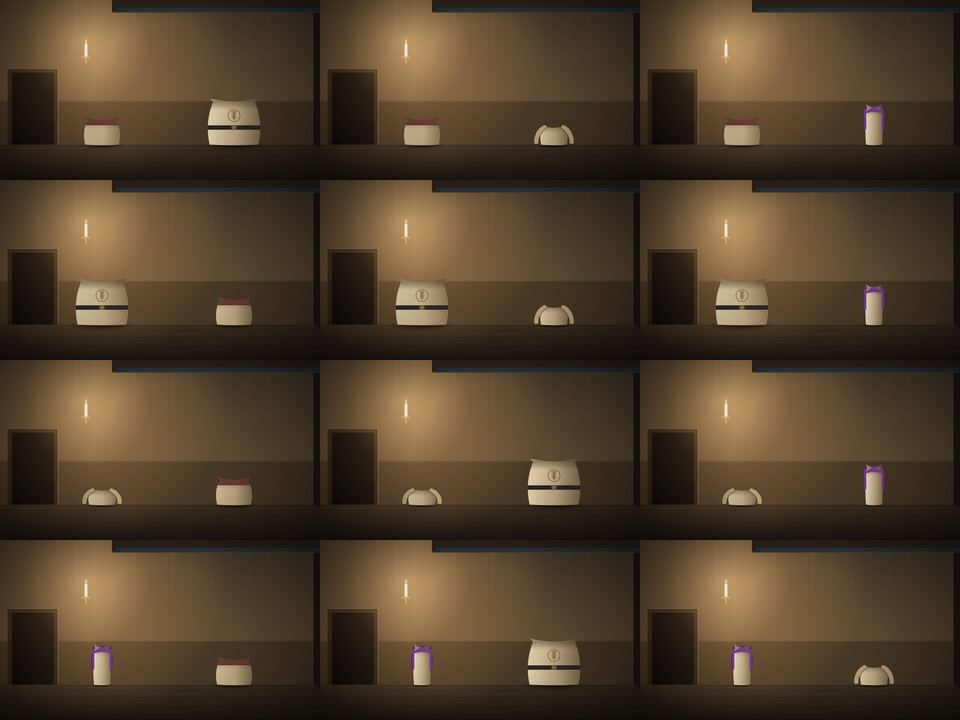
#> input picture paeleo/abominable-house/journal-img/08.jpg, 960 x 720 px
$ python -i test_shot.py   (imports and definitions only)
#> lines starting #> are read from the running program, lines starting #| are printed output that depends on the picture
### paeleo/scion/oulipo/films/kit.py
"""Handmade film kit for the Oulipo SCION proofs.

Everything here is drawn and synthesized from scratch: frames are painted with
PIL from code, sound is built sample by sample with numpy, and ffmpeg only
encodes the result. No stock footage, no generated imagery, no sample packs.

A film script looks like:

    from kit import Film, Ink, ...
    film = Film("anemic-cinema", seconds=22)
    def frame(t, ink):           # ink is an Ink canvas for this frame
        ink.paper()
        ink.line([(100, 100), (400, 300)], width=3)
    film.picture(frame)
    film.sound(lambda mix: mix.bell(2.0))
    film.render()

Run from this directory:  python3 films/<slug>.py   (writes assets/films/<slug>.mp4 + .webp)
"""

from __future__ import annotations

import math
import os
import random
import subprocess
import sys
import tempfile
import wave
from pathlib import Path

import numpy as np
from PIL import Image, ImageChops, ImageDraw, ImageFilter, ImageFont

HERE = Path(__file__).resolve().parent
PROJECT = HERE.parent
OUT = PROJECT / "assets" / "films"
FONTS = PROJECT / "assets" / "fonts"

W, H = 960, 540
FPS = 24
RATE = 44100

# Palette shared with operator.css so the films sit on the page.
PAPER = (243, 239, 228)
PAGE = (250, 247, 239)
INK = (36, 32, 29)
MUTED = (101, 92, 82)
RULE = (210, 199, 184)
ACCENT = (129, 44, 58)
WASH = (235, 224, 209)
BRASS = (176, 138, 62)
NIGHT = (22, 22, 28)


# ---------------------------------------------------------------- easing ---

def clamp(x, lo=0.0, hi=1.0):
    return lo if x < lo else hi if x > hi else x


# [5 lines left out: function ramp, not called in this run]


def smooth(x):
    x = clamp(x)
    return x * x * (3 - 2 * x)


def ease(t, a, b):
    return smooth(ramp(t, a, b))


def lerp(a, b, x):
    return a + (b - a) * x


def lerp2(p, q, x):
    return (lerp(p[0], q[0], x), lerp(p[1], q[1], x))


def mix_color(c1, c2, x):
    return tuple(int(round(lerp(a, b, clamp(x)))) for a, b in zip(c1, c2))


def window(t, a, b):
    """True while a <= t < b."""
    return a <= t < b


# ----------------------------------------------------------------- fonts ---

_font_cache = {}


# [10 lines left out: function font, not called in this run]


# ----------------------------------------------------------------- canvas ---

class Ink:
    """A drawing surface with a hand-made line.

    `boil` re-seeds the jitter a few times per second so lines shimmer the way
    redrawn animation drawings do. Set boil=0 for rock-steady geometry.
    """

    # [15 lines left out: functions __init__, paper, not called in this run]

    def fill(self, color):
        self.d.rectangle([0, 0, self.w, self.h], fill=color)

    # -- jitter
    def j(self, amount=None):
        a = self.wobble if amount is None else amount
        return self.rng.uniform(-a, a)

    # [42 lines left out: functions _rough, line, stroke, poly, not called in this run]

    def rect(self, x0, y0, x1, y1, fill=None, color=INK, width=2.5, alpha=255, rough=True):
        self.poly([(x0, y0), (x1, y0), (x1, y1), (x0, y1)], fill, color, width, alpha, rough)

    # [47 lines left out: functions circle, ellipse, arc, hatch, text, not called in this run]

    def text_size(self, s, kind="sans", size=28):
        box = self.d.textbbox((0, 0), s, font=font(kind, size))
        return box[2] - box[0], box[3] - box[1]

    # [10 lines left out: function caption, not called in this run]

    def label(self, xy, s, size=14, color=MUTED, alpha=255, anchor="la"):
        self.text(xy, s, "mono", size, color, anchor=anchor, alpha=alpha)

    # [23 lines left out: functions card, paste, layer, not called in this run]

    def vignette(self, strength=0.35):
        self._vignette = strength

    # [7 lines left out: function finish, not called in this run]


_vcache = {}


# [9 lines left out: function _vignette_mask, not called in this run]


_grain_bank = None


# [18 lines left out: function _add_grain, not called in this run]


# ------------------------------------------------------------------ sound ---

class Mix:
    """A mono/stereo sound bed built from first principles."""

    # [6 lines left out: function __init__, not called in this run]

    def t(self, seconds):
        return np.arange(int(seconds * self.rate)) / self.rate

    # [45 lines left out: functions add, env, tone, noise, not called in this run]

    def lowpass(self, x, cutoff):
        return self.band(x, 0, cutoff)

    # [23 lines left out: functions band, bell, ring, not called in this run]

    def click(self, at, gain=0.3, pan=0.0, bright=4000, seconds=0.03):
        x = self.noise(seconds) * np.exp(-np.linspace(0, 8, int(seconds * self.rate)))
        self.add(self.band(x, 200, bright), at, gain, pan)

    # [51 lines left out: functions thud, step, steps, drone, room, wind and 1 more, not called in this run]

    def note(self, at, freq, seconds=0.4, gain=0.18, pan=0.0, wave="tri", attack=0.01, decay=0.25, sustain=0.3):
        sig = self.tone(freq, seconds, wave) * self.env(int(seconds * self.rate), attack, decay, sustain, 0.08)
        self.add(sig, at, gain, pan)

    # [37 lines left out: functions pluck, murmur, not called in this run]

    def whoosh(self, at, seconds=0.5, gain=0.12, pan=0.0):
        x = self.band(self.noise(seconds), 300, 5000) * np.hanning(int(seconds * self.rate))
        self.add(x, at, gain, pan)

    # [24 lines left out: functions reverb, master, not called in this run]


# ------------------------------------------------------------------- film ---

class Film:
    def __init__(self, slug, seconds, size=(W, H), fps=FPS, boil=8, wobble=1.2, seed=0):
        self.slug = slug
        self.seconds = seconds
        self.size = size
        self.fps = fps
        self.boil = boil
        self.wobble = wobble
        self.seed = seed
        self._picture = None
        self._sound = None
        self.poster_at = seconds * 0.4

    def picture(self, fn):
        self._picture = fn
        return fn

    def sound(self, fn):
        self._sound = fn
        return fn

    # [178 lines left out: functions frame, render, figure, key_shape, envelope, bench and 3 more, not called in this run]

### paeleo/scion/oulipo/films/swarm/exercices-de-style/test-shot-build/test_shot.py
"""TEST SHOT S5c (film 51.5-58.0 s): the key narrates beat 5. 6.5 s, 960x540, 24 fps.

Material: FORAGED Agence Rol 1917 print (PD) cut by GrabCut + trimap matte and rigged as an FK puppet;
FORAGED CC0 Index of American Design watercolour key (Edna C. Rex, NGA 24027); FORAGED sound
(footsteps CC BY-SA 4.0, thud PD, 1935 optical-track room tone). HANDMADE: cut-paper bench/door, page,
type. Rendered through films/kit.py (Film/Mix), unedited. Run: python3 -I test_shot.py [--stills t ...]
"""
import sys, math, wave, json
from pathlib import Path
import numpy as np
from PIL import Image, ImageDraw, ImageFilter, ImageFont, ImageChops

sys.path.insert(0, '/home/user/bolas/paeleo/scion/oulipo/films')
import kit
from kit import Film, ease, ramp, smooth, clamp, lerp

M = Path('/home/user/bolas/paeleo/scion/oulipo/films/sources/exercices-de-style/test-shot')
OUTDIR = Path('/home/user/bolas/paeleo/scion/oulipo/films/swarm/exercices-de-style')
W, H, FPS, DUR = 960, 540, 24, 6.5
# [1 line not run here, left out]

# ---------------------------------------------------------------- palette (sampled from the reference)
PAGE = (253, 219, 140)      # #fddb8c median page
PAGE_HI = (254, 228, 152)   # #fee498
PAGE_TOP = (255, 239, 178)  # #ffefb2
GHOST = (253, 239, 177)     # #fdefb1, LIGHTER than the page
RED = (214, 40, 10)         # #d6280a
BLACK = (25, 19, 4)         # #191304
GREEN = (40, 55, 22)        # #283716
CREAM = (236, 228, 196)     # bus cream
BAND = (142, 132, 123)      # #8e847b
SHADOW = (92, 58, 14)

F = '/usr/share/fonts/truetype/'
def fnt(p, s): return ImageFont.truetype(p, s)
SERIF_I = F + 'liberation/LiberationSerif-Italic.ttf'
HUMAN = F + 'crosextra/Carlito-Regular.ttf'
HUMAN_B = F + 'crosextra/Carlito-Bold.ttf'
FACES = [F + 'liberation/LiberationSerif-BoldItalic.ttf', '/usr/share/fonts/opentype/inter/Inter-Black.otf',
         F + 'crosextra/Caladea-Italic.ttf', F + 'dejavu/DejaVuSerif-Bold.ttf', F + 'freefont/FreeSansBold.ttf',
         F + 'crosextra/Carlito-BoldItalic.ttf', F + 'liberation/LiberationSerif-Regular.ttf']

rs = np.random.RandomState(5)

def blurnoise(h, w, sigma, seed):
#> called with h = 540, w = 1160, sigma = 40, seed = 1
    r = np.random.RandomState(seed).normal(0, 1, (h, w)).astype(np.float32)
    im = Image.fromarray(((r * 40) + 128).clip(0, 255).astype(np.uint8)).filter(ImageFilter.GaussianBlur(sigma))
    a = np.asarray(im, np.float32) - 128
    return a / (np.abs(a).max() + 1e-6)

# ---------------------------------------------------------------- the printed page (static paper mottle)
def make_page():
    m = 0.55 * blurnoise(H, W + 200, 40, 1) + 0.45 * blurnoise(H, W + 200, 9, 2)
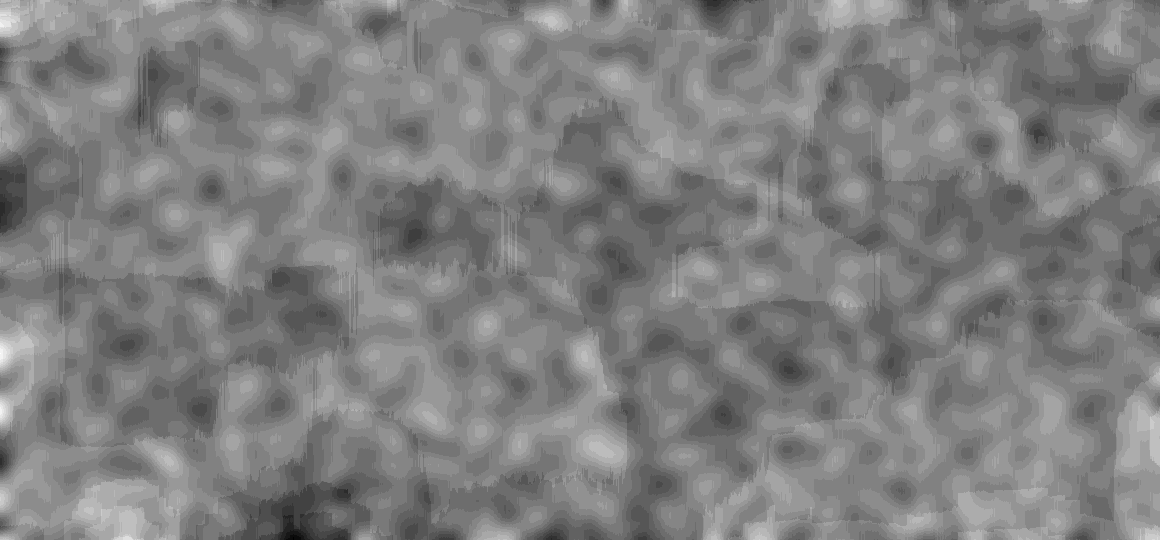
#> m: shape (540, 1160) float32; min -0.669, max 0.542, mean -0.0623; drawn with min black and max white
    m = (m - m.min()) / (m.max() - m.min())
    p = np.array(PAGE, np.float32); hi = np.array(PAGE_HI, np.float32); top = np.array(PAGE_TOP, np.float32)
    x = m[..., None]
    a = np.where(x < 0.62, p + (hi - p) * (x / 0.62), hi + (top - hi) * ((x - 0.62) / 0.38) * 0.5)
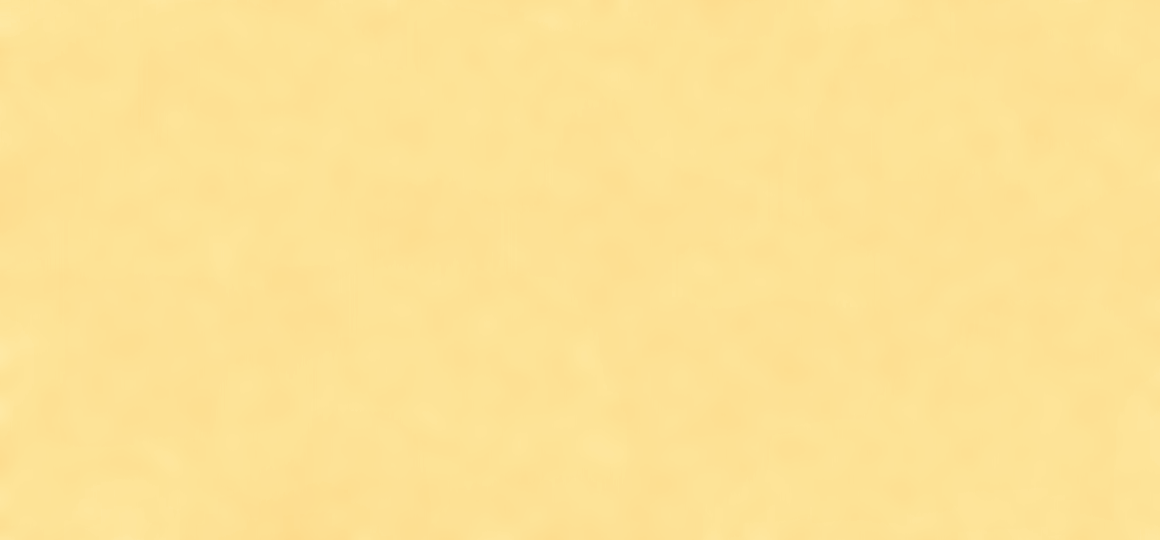
#> a: shape (540, 1160, 3) float32; mean of channels 0, 1, 2 254.7, 225.3, 150; drawn as R, G, B
    a = p * 0.5 + a * 0.5 + (hi - p) * 0.25
    return Image.fromarray(a.clip(0, 255).astype(np.uint8))
#> returned value: PIL image 1160x540 RGB
PAGE_IMG = make_page()

# [20 lines left out: functions fibre, cut_paper, not called in this run]

def lift_shadow(layer, off=(2, 3), blur=3.5, alpha=0.30):
    a = layer.getchannel('A').filter(ImageFilter.GaussianBlur(blur)).point(lambda v: int(v * alpha))
    sh = Image.new('RGBA', layer.size, SHADOW + (0,)); sh.putalpha(a)
    out = Image.new('RGBA', layer.size, (0, 0, 0, 0)); out.alpha_composite(sh, off); return out

# ---------------------------------------------------------------- handmade planes
# Bench (plane 1.0): wider than the frame so it can slide.  Offset by -200 in its own sheet.
BX = -200
bench = Image.new('RGBA', (W + 400, H), (0, 0, 0, 0))
#> bench: PIL image 1360x540 RGBA; every value is 0
# [8 lines not run here, left out]
BENCH = Image.alpha_composite(lift_shadow(bench, (0, -2), 4, 0.35), bench)
#> in lift_shadow, `a = layer.getchannel('A').filter(ImageFilter.GaussianBlur(blur)).point..`: a: PIL image 1360x540 L; every value is 0

# Service door (plane 0.55): fixed, closed.  Drawn in its own sheet at absolute x.
door = Image.new('RGBA', (W + 400, H), (0, 0, 0, 0))
DX = 0
dx0, dy0, dx1, dy1 = 842, 30, 978, 350
# [7 lines not run here, left out]
DOOR = Image.alpha_composite(lift_shadow(door), door)

# Ghost « Je » (plane 0.25): lighter than the page, cropped, huge.
ghost = Image.new('RGBA', (W + 400, H), (0, 0, 0, 0))
# [1 line not run here, left out]
GHOST_IMG = ghost

# ---------------------------------------------------------------- foraged pieces
# [8 lines left out: function tint_bw, not called in this run]

P = {}
# [4 lines not run here, left out]
# far leg slightly darker (depth, a print-shop trick: a darker proof of the same cut)
def darker(im, f):
    a = np.asarray(im, np.float32).copy(); a[..., :3] *= f; return Image.fromarray(a.clip(0, 255).astype(np.uint8))
# [7 lines not run here, left out]
KL = 432.0
# [1 line that did not run here, left out]
# [1 line that did not run here, left out]
# [1 line that did not run here, left out]

# [15 lines left out: function place, not called in this run]

def R(angle_deg, v):
    th = math.radians(angle_deg); c, s = math.cos(th), math.sin(th)
    return (c * v[0] - s * v[1], s * v[0] + c * v[1])

# ---------------------------------------------------------------- the walk (FK, on twos, no-slip feet)
HIP = (650.0, 1600.0)                        # body root in source px
HIPJ = {'far': (640.0, 1600.0), 'near': (662.0, 1600.0)}
L1, L2 = 330.0, 280.0                        # thigh, shin lengths (source px)
ANK_SHOE = (585.0, 215.0)
T0, STEP = 1.95, 0.5                         # walk start, seconds per step
A_TH = 22.0
SC0 = 0.122
HORIZON, G0 = 226.0, 350.0

# [11 lines left out: function leg_angles, not called in this run]

def ankle_rel(th, sh, sc):
    k = R(th, (0, L1)); a = R(sh, (0, L2))
    return ((k[0] + a[0]) * sc, (k[1] + a[1]) * sc)

def steps_done(u):
    return max(0.0, u / STEP)

def scale_at(u):
    return SC0 * (0.97 ** steps_done(u))

def ground_at(sc):
    return HORIZON + (G0 - HORIZON) * sc / SC0

# simulate the hip path on twos, state carried frame to frame
WALK = {}
# [26 lines left out: function simulate, not called in this run]
# [1 line not run here, left out]
CONTACTS = [k / FPS for k, v in sorted(WALK.items()) if v.get('contact')]

def body_xf(hipw, sc, lean, p):
    v = R(lean, (p[0] - HIP[0], p[1] - HIP[1]))
    return (hipw[0] + sc * v[0], hipw[1] + sc * v[1])

# [27 lines left out: function draw_visitor, not called in this run]

# ---------------------------------------------------------------- key, hand, settle (#41)
K_CONTACT = 28                               # frame of first touch (1.167 s): the clink lands here
KEY_REST = (262.0, 426.0)                    # world point of the bow's bottom contact, at rest
# [1 line that did not run here, left out]
SETTLE_ANG = [-6.0, -4.3, -2.6, -1.2, 0.6, 0.9, 0.5, 0.15, -0.05, 0.0]
SETTLE_DY = [0, 0, 0, -1.5, -3.0, -1.4, -0.3, 0, 0, 0]  # the one bounce peaks on frame 4

# [52 lines left out: functions key_pose, draw_key_and_hand, title, not called in this run]

LINES = [("On m'a posée sur le banc.", BLACK), ("Sa main était tiède,", BLACK),
         ("puis il n'y eut que son manteau.", BLACK), ("La porte de service n'a pas bougé.", RED)]
CPS, PAUSE, TSTART = 18.0, 0.1, 0.1
WORD_TIMES = []  # (line, word_index, t_appear)
# [8 lines left out: function _schedule, not called in this run]
# [1 line not run here, left out]
CAP_F = fnt(SERIF_I, 23)
# [8 lines left out: function captions, not called in this run]

# strip cells: tiny frames of this film's own material
def make_cells():
    cells = []
    def cell(fill=PAGE_HI):
        return Image.new('RGBA', (44, 44), fill + (255,))
    c = cell(); m = P['head']['img'].copy(); m.thumbnail((40, 40)); c.alpha_composite(m, (2, 2)); cells.append(c)  # 1 arrival
    c = cell(CREAM); m = P['head']['img'].rotate(12, expand=True); m.thumbnail((34, 34)); c.alpha_composite(m, (5, 6)); cells.append(c)  # 2 the bell: head up
    c = cell(); m = P['hand']['img'].copy(); m.thumbnail((40, 40)); c.alpha_composite(m, (2, 8)); cells.append(c)  # 3 tear (hand)
    c = cell(CREAM); m = KEY.copy(); m.thumbnail((42, 42)); c.alpha_composite(m, (1, 14)); cells.append(c)  # 4 the key found
    c = cell(); ImageDraw.Draw(c).rectangle([0, 30, 44, 44], fill=GREEN); m = KEY.copy(); m.thumbnail((40, 40)); c.alpha_composite(m, (2, 18)); cells.append(c)  # 5 on the bench
    c = cell(GREEN); ImageDraw.Draw(c).rectangle([12, 6, 32, 44], fill=(52, 70, 30), outline=CREAM); cells.append(c)  # 6 door shut
    return cells
# [1 line that did not run here, left out]

def band_img():
    m = blurnoise(108, W, 6, 9) * 0.5 + blurnoise(108, W, 1.2, 10) * 0.5
#> call 3 of blurnoise, with h = 108, w = 960, sigma = 6, seed = 9
#> in blurnoise (call 3), `im = Image.fromarray(((r * 40) + 128).clip(0, 255).astype(np.uint8)).f..`:
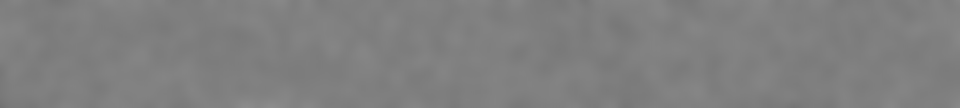
#> im: PIL image 960x108 L; min 113, max 141, mean 127.3
#> call 4 of blurnoise, with h = 108, w = 960, sigma = 1.2, seed = 10
#> in blurnoise (call 4), `r = np.random.RandomState(seed).normal(0, 1, (h, w)).astype(np.float32)`:
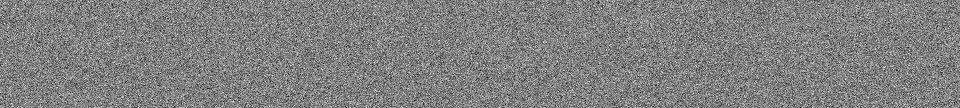
#> r: shape (108, 960) float32; min -4.28, max 4.19, mean -0.00424; drawn with min black and max white
#> in blurnoise (call 4), `a = np.asarray(im, np.float32) - 128`:
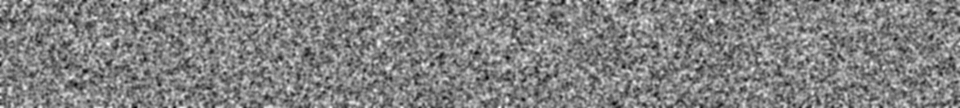
#> a: shape (108, 960) float32; min -40, max 37, mean -0.7; drawn with min black and max white
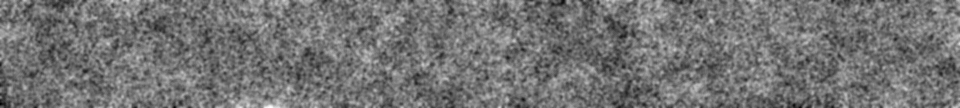
#> m: shape (108, 960) float32; min -0.688, max 0.758, mean -0.0315; drawn with min black and max white
    a = np.array(BAND, np.float32)[None, None, :] + (m[..., None] * 5.0)
#> a: shape (108, 960, 3) float32
    return Image.fromarray(a.clip(0, 255).astype(np.uint8))
#> returned value: PIL image 960x108 RGB
#> further down, picture is the input picture: PIL image 960x720 RGB; mean R, G, B 79.6, 62.7, 43.1
BAND_IMG = band_img()

def furniture(img):
    img.paste(BAND_IMG, (0, 432))
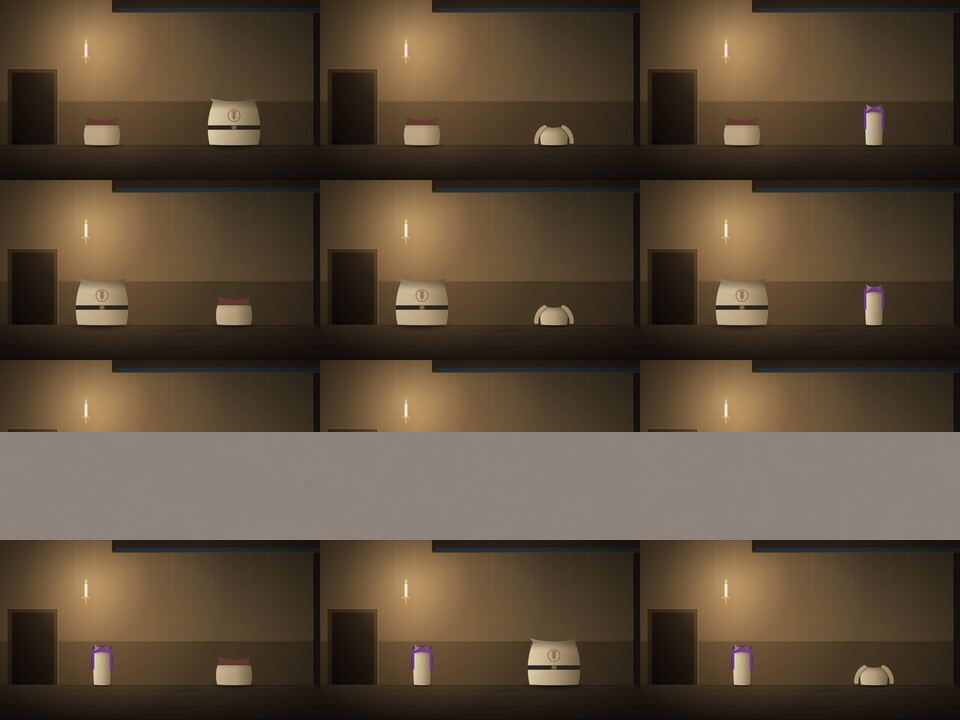
#> img: PIL image 960x720 RGB; mean R, G, B 90.3, 74.2, 55.8
    d = ImageDraw.Draw(img)
    d.text((30, 486), 'Narré par la clé', font=fnt(HUMAN, 40), fill=(255, 255, 255), anchor='lm')
    d.text((930, 512), 'EXERCICE 5 · OBJET NARRATEUR · 18:06', font=fnt(HUMAN_B, 14), fill=(255, 255, 255), anchor='rm')
    # strip of six cells sitting directly on the band
    x0 = 650
    strip = Image.new('RGBA', img.size, (0, 0, 0, 0))
#> strip: PIL image 960x720 RGBA; every value is 0
    for i, c in enumerate(CELLS):
        strip.alpha_composite(c, (x0 + i * 47, 388))
    img.alpha_composite(lift_shadow(strip, (1, 2), 2, 0.25)); img.alpha_composite(strip)
    d.rectangle([x0 + 4 * 47 - 2, 386, x0 + 4 * 47 + 45, 433], outline=RED, width=2)

# ---------------------------------------------------------------- frame
def cam(t):
    """Lateral drift of the camera: the page planes slide by depth (multiplane #44)."""
    return 46 * ease(t, 1.6, 6.5)

# [13 lines left out: function render_frame, not called in this run]

# ---------------------------------------------------------------- sound
def readwav(p):
    w = wave.open(str(p)); x = np.frombuffer(w.readframes(w.getnframes()), np.int16).astype(np.float64) / 32768
    return x, w.getframerate()

STEP_ONSETS = [8.59, 9.76, 10.38, 13.8, 15.29, 15.98, 4.47, 0.67, 1.13]  # onsets measured by spectral flux

# [22 lines left out: function sound, not called in this run]

film = Film('test-shot', DUR, boil=0)
# [5 lines left out: function _pic, not called in this run]
# [1 line not run here, left out]
film.poster_at = 3.0

# [7 lines not run here, left out]

>>> from PIL import Image
>>> picture = Image.open('../../../../../../abominable-house/journal-img/08.jpg')
#> (the run stopped early here; a loop or call above may not have finished)
